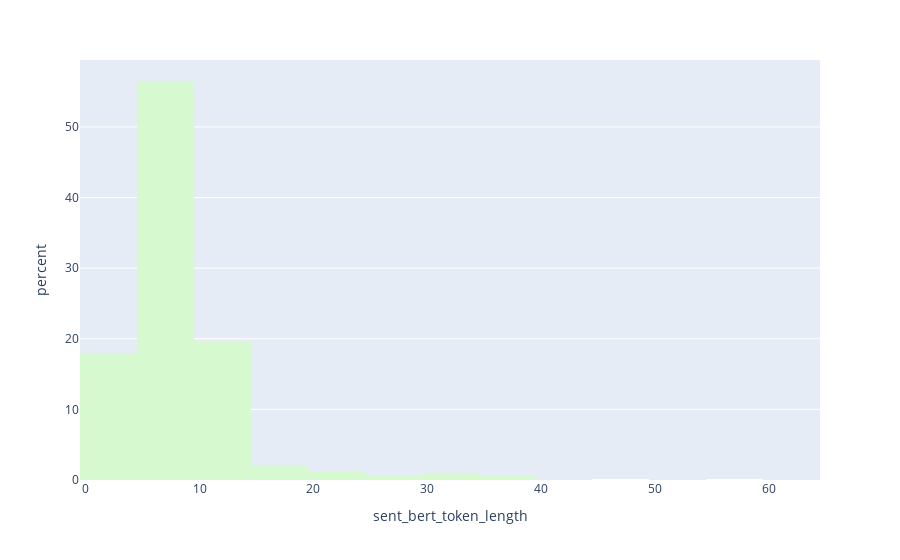

Notebook code for this chart:
### Code cell
fig = px.histogram(df, x="sent_bert_token_length", nbins=20, color_discrete_sequence=px.colors.cmocean.algae, barmode='group', histnorm="percent")
fig.show()

### Figure 1 — Plotly figure (JSON) as saved in the notebook; plotly's stock layout.template omitted (floating-point values rounded to 4 significant figures; data arrays with more than 128 entries replaced by an {"elided": "..."} marker saying what was removed)
{"data": [{"alignmentgroup": "True", "bingroup": "x", "histnorm": "percent", "hovertemplate": "sent_bert_token_length=%{x}<br>percent=%{y}<extra></extra>", "legendgroup": "", "marker": {"color": "rgb(214, 249, 207)", "pattern": {"shape": ""}}, "name": "", "nbinsx": 20, "offsetgroup": "", "orientation": "v", "showlegend": false, "type": "histogram", "x": {"elided": "676 int values"}, "xaxis": "x", "yaxis": "y"}], "layout": {"barmode": "group", "legend": {"tracegroupgap": 0}, "margin": {"t": 60}, "xaxis": {"anchor": "y", "domain": [0, 1], "title": {"text": "sent_bert_token_length"}}, "yaxis": {"anchor": "x", "domain": [0, 1], "title": {"text": "percent"}}}}
